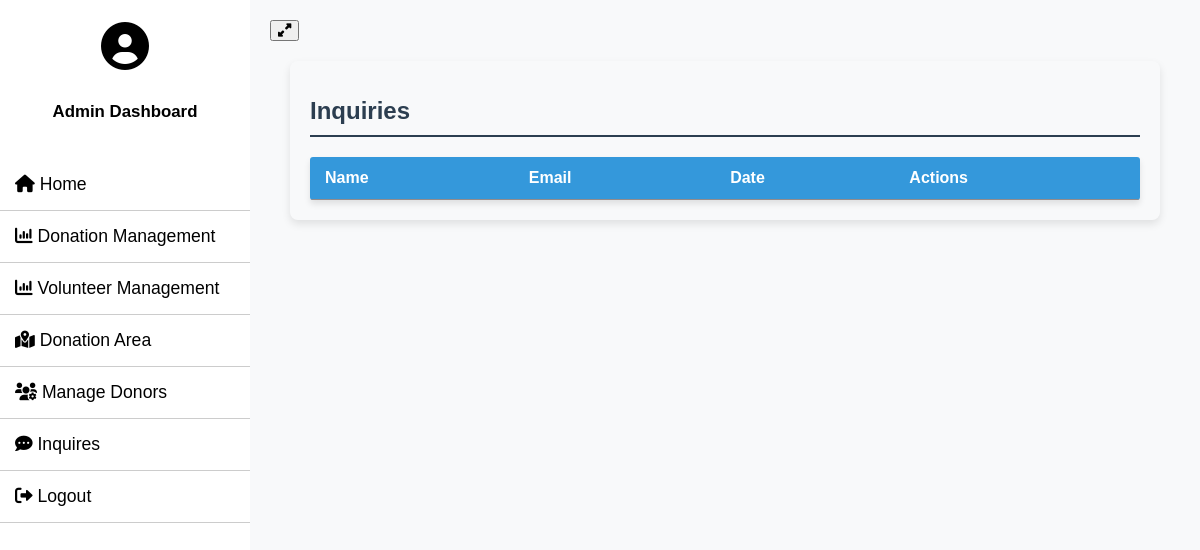
Before: /inquires/ with the older database file.
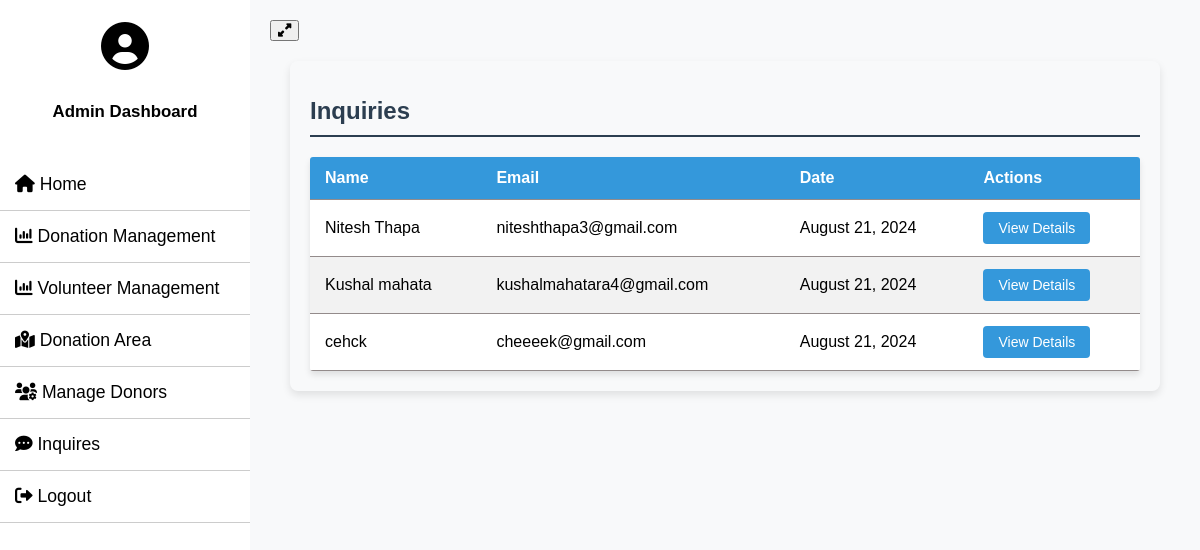
After: the same page with the newer database file.
### donor_management/models.py (models this page shows, shortened)
class ContactMessage(models.Model):
    name = models.CharField(max_length=100)
    email = models.EmailField()
    message = models.TextField()
    created_at = models.DateTimeField(auto_now_add=True)

### Charity_Project/views.py (the view)
# urls.py: path('inquires/', inquires_view, name='inquires'),
def inquires_view(request):
    messages = ContactMessage.objects.all()
    return render(request, 'inquires.html', {'messages': messages})

### Charity_Project/templates/inquires.html (shortened to what this page needs)
{% extends 'admin_base.html' %}
{% block content %}
<div class="custom-table-container">
    <h1 class="custom-page-title">Inquiries</h1>
    <table id="example" class="custom-table display">
        <thead>
            <tr>
                <th>Name</th>
                <th>Email</th>
                <th>Date</th>
                <th>Actions</th>
            </tr>
        </thead>
        <tbody>
            {% for message in messages %}
                <tr>
                    <td>{{ message.name }}</td>
                    <td>{{ message.email }}</td>
                    <td>{{ message.created_at|date:"F j, Y" }}</td>
                    <td>
                        <a href="{% url 'view_message_details' message.id %}" class="custom-btn custom-btn-info">View Details</a>
                    </td>
                </tr>
            {% endfor %}
        </tbody>
    </table>
</div>
{% endblock %}

### Charity_Project/templates/admin_base.html (shortened to what this page needs)
<!DOCTYPE html>
<html lang="en">
<head>
    <link rel="stylesheet" href="https://cdnjs.cloudflare.com/ajax/libs/font-awesome/6.0.0-beta3/css/all.min.css">
</head>
<body>
    <div class="wrapper">
        <nav id="sidebar">
            <div class="sidebar-header">
                <div class="user-icon">
                    <i class="fas fa-user-circle"></i>
                </div>
                <div class="user-info">
                    <h3>Admin Dashboard</h3>
                </div>
            </div>
            <ul class="list-unstyled components">
                <li><a href="{% url 'admin_home' %}"> <i class="fa-solid fa-home"></i> Home</a></li>
                <li class="dropdown">
                    <a href="#" class="dropdown-toggle"><i class="fa-solid fa-chart-column"></i> Donation Management</a>
                </li>
                <li class="dropdown">
                    <a href="#" class="dropdown-toggle"><i class="fa-solid fa-chart-column"></i> Volunteer Management</a>
                </li>
                <li class="dropdown">
                    <a href="#" class="dropdown-toggle"><i class="fa-solid fa-map-location-dot"></i> Donation Area</a>
                </li>
                <li><a href="{% url 'manage_donors' %}"> <i class="fa-solid fa-users-gear"></i> Manage Donors</a></li>
                <li><a href="{% url 'inquires' %}"><i class="fa-solid fa-comment-dots"></i> Inquires </a></li>
                <li><a href="{% url 'logout' %}"><i class="fa-solid fa-right-from-bracket"></i> Logout</a></li>
            </ul>
        </nav>
        <div id="content">
            <nav class="navbar navbar-expand-lg navbar-light bg-light">
                <div class="container-fluid">
                    <button type="button" id="sidebarCollapse" class="btn btn-info" style="color:black">
                        <i class="fa-solid fa-up-right-and-down-left-from-center"></i>
                    </button>
                </div>
            </nav>
            <main>
                {% block content %}{% endblock %}
            </main>
        </div>
    </div>
    <link rel="stylesheet" href="https://cdn.datatables.net/2.1.3/css/dataTables.dataTables.css">
    <link rel="stylesheet" href="https://cdn.datatables.net/buttons/3.1.1/css/buttons.dataTables.css">
</body>
</html>

### Charity_Project/templates/inquires.html (style rules this page uses)
.custom-table-container { margin: 20px; padding: 20px; border-radius: 8px; box-shadow: 0 4px 8px rgba(0, 0, 0, 0.1); }
.custom-page-title { font-size: 24px; margin-bottom: 20px; color: #2c3e50; border-bottom: 2px solid #2c3e50; padding-bottom: 10px; }
.custom-table { width: 100%; border-collapse: collapse; background-color: #fff; border-radius: 3px; overflow: hidden; box-shadow: 0 4px 6px rgba(0, 0, 0, 0.1); }
.custom-table th, .custom-table td { padding: 12px 15px; text-align: left; vertical-align: middle; border-bottom: 1px solid #938b8b; }
.custom-table th { background-color: #3498db; color: #fff; font-weight: bold; }
.custom-table tbody tr:nth-child(even) { background-color: #f2f2f2; }
.custom-btn { display: inline-block; padding: 8px 15px; font-size: 14px; border-radius: 4px; text-decoration: none; text-align: center; color: #fff; }
.custom-btn-info { background-color: #3498db; }

### Charity_Project/templates/admin_base.html (style rules this page uses)
body { font-family: 'Arial', sans-serif; background-color: #f8f9fa; margin: 0; padding: 0; overflow-x: hidden; }
.wrapper { display: flex; width: 100%; transition: margin-left 0.3s; }
#sidebar { min-width: 250px; max-width: 250px; background: #ffffff; color: #000000; transition: all 0.3s; position: fixed; height: 100%; overflow: auto; z-index: 1000; }
#sidebar .sidebar-header { padding: 20px; background: #ffffff; display: flex; align-items: center; justify-content: center; flex-direction: column; text-align: center; }
#sidebar .sidebar-header .user-icon { font-size: 3em; margin-bottom: 10px; color: #000000; }
#sidebar .sidebar-header .user-info { color: #000000; font-size: 0.9em; }
#sidebar ul.components { padding: 0; list-style: none; margin: 0; }
#sidebar ul li { border-bottom: 1px solid #cccccc; position: relative; }
#sidebar ul li a { padding: 15px; display: block; color: #000000; text-decoration: none; font-size: 1.1em; transition: background 0.3s; }
#content { width: 100%; padding: 20px; min-height: 100vh; transition: all 0.3s; margin-left: 250px; }

Changed rows visible on the page:
added ContactMessage: name "Nitesh Thapa", email "niteshthapa3@gmail.com", created_at "August 21, 2024"
added ContactMessage: name "Kushal mahata", email "kushalmahatara4@gmail.com", created_at "August 21, 2024"
added ContactMessage: name "cehck", email "cheeeek@gmail.com", created_at "August 21, 2024"
